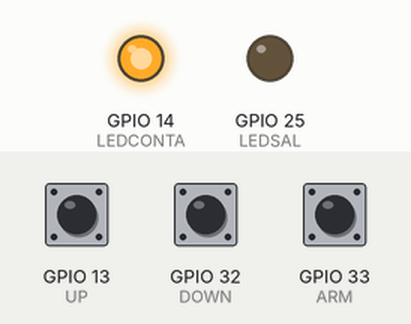
Bench run of a sketch on a simulated ESP32. Shown: output pins drawn as LEDs (lit = HIGH). Dashed ring = blinking. The test bench sets the inputs (shaded band); at power-on: GPIO 33 (ARM) HIGH, GPIO 13 (UP) HIGH, GPIO 32 (DOWN) HIGH. What the sketch prints to the serial monitor is not drawn.

Above: at 1.2 s.
1.3 s: GPIO 33 (ARM) pulled LOW for 0.15 s
At 1.8 s:
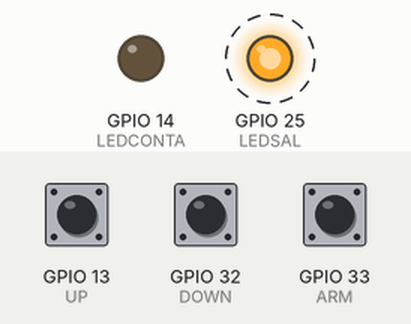
Timing chart, 0 to 16.4 s (numbered marks = the images above; inputs shaded):
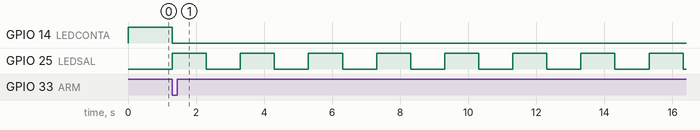

The sketch:

bomb.ino
```cpp
bool RevArreglo(char *ClaveD, char *ClaveU) {
  int ConArreglo = 0;
  for (int i = 0; i < 7; i++) {
    if (ClaveD[i] == ClaveU[i])
      ConArreglo = ConArreglo + 1;
  }
  if (ConArreglo == 7) {
    return true;
  }
  else {
    return false;
  }
}

#define LEDCONTA 14
#define LEDSAL 25
#define UP 13
#define DOWN 32
#define ARM 33
static uint8_t Contador = 20;
static int x = 0, y = 5, EstBomba = 1, Resul = 0, N1 = 1, N2 = 1, Btn1 = 1, Btn2 = 1, Btn3 = 1;
static char ClaveD[7] = {'u', 'u', 'd', 'd', 'u', 'd', 'a'};
static char ClaveU[7];
void setup() {
  Serial.begin(115200);

  digitalWrite(LEDCONTA, HIGH);
  digitalWrite(LEDSAL, LOW);
  pinMode(LEDCONTA, OUTPUT);
  pinMode(LEDSAL, OUTPUT);
  pinMode(UP, INPUT_PULLUP);
  pinMode(DOWN, INPUT_PULLUP);
  pinMode(ARM, INPUT_PULLUP);

}

void EstadoBomba() {
  switch (EstBomba) {
    case 1: {
        digitalWrite(LEDCONTA, HIGH);
        digitalWrite(LEDSAL, LOW);

        if (digitalRead(UP) == 0) {
          Resul = 1;
          N1 = 0;
        }
        if (digitalRead(DOWN) == 0) {
          Resul = -1;
          N2 = 0;
        }

        if (digitalRead(UP) == 1 && digitalRead(DOWN) == 1) {
          if (N1 == 0 || N2 == 0) {
            if (Contador <= 60 && Contador >= 10) {
              Serial.println(Contador);
              Contador = (Contador + Resul);
            }
            Contador = (Contador);
          }
          N1 = 1;
          N2 = 1;
        }

        if (digitalRead(ARM) == 0) {
          EstBomba = 2;
        }

        break;
      }
    case 2: {
        static uint32_t previousMillis = 0;
        static uint8_t LEDsal = LOW;
        const uint32_t interval = 1000;
        uint32_t currentMillis = millis();

        digitalWrite(LEDCONTA, LOW);
        if (currentMillis - previousMillis >= 1000) {
          previousMillis = currentMillis;
          if (LEDsal == LOW) {
            LEDsal = HIGH;
          } else {
            LEDsal = LOW;
          }
          digitalWrite(LEDSAL, LEDsal);
          if  (Contador > 0 ) {
            Contador--;
          }
          Serial.println(Contador);
        }
        ArregloClave();

        if (Contador == 0) {
          Serial.println(Contador);
          EstBomba = 1;
          Contador = 20;
        }

        break;
      }
    default:
      Serial.println("ERROR");
      break;
  }

}

void ArregloClave() {
  static char ValBoton;
  static int ConBoton = 0;

  int b1 = 1, b2 = 1, b3 = 1, bt = 1;
  if (digitalRead(UP) == 0) {
    ValBoton = 'u';
    Btn1 = 0;
  }
  if (digitalRead(DOWN) == 0) {
    ValBoton = 'd';
    Btn2 = 0;
  }
  if (digitalRead(ARM) == 0) {
    ValBoton = 'a';
    Btn3 = 0;
  }
  if (digitalRead(UP) == 1 && digitalRead(DOWN) == 1 && digitalRead(ARM) == 1) {
    if (Btn1 == 0 || Btn2 == 0 || Btn3 == 0) {
      ClaveU[ConBoton] = ValBoton;
      ConBoton++;
      Serial.println("La clave actual es:");
      Serial.println(ValBoton);
    }
  }
  if (ConBoton == 7) {
    if (RevArreglo(ClaveD, ClaveU)) {
      EstBomba = 1;
      Contador = 20;
    }
    ConBoton = 0;
  }
}

void loop() {
  EstadoBomba();
}
```

Measured:
- after the input at 1.3 s, GPIO 14 (LEDCONTA): HIGH → LOW at once; GPIO 25 (LEDSAL): alternates HIGH for 1.0 s and LOW for 1.0 s, starting at once
